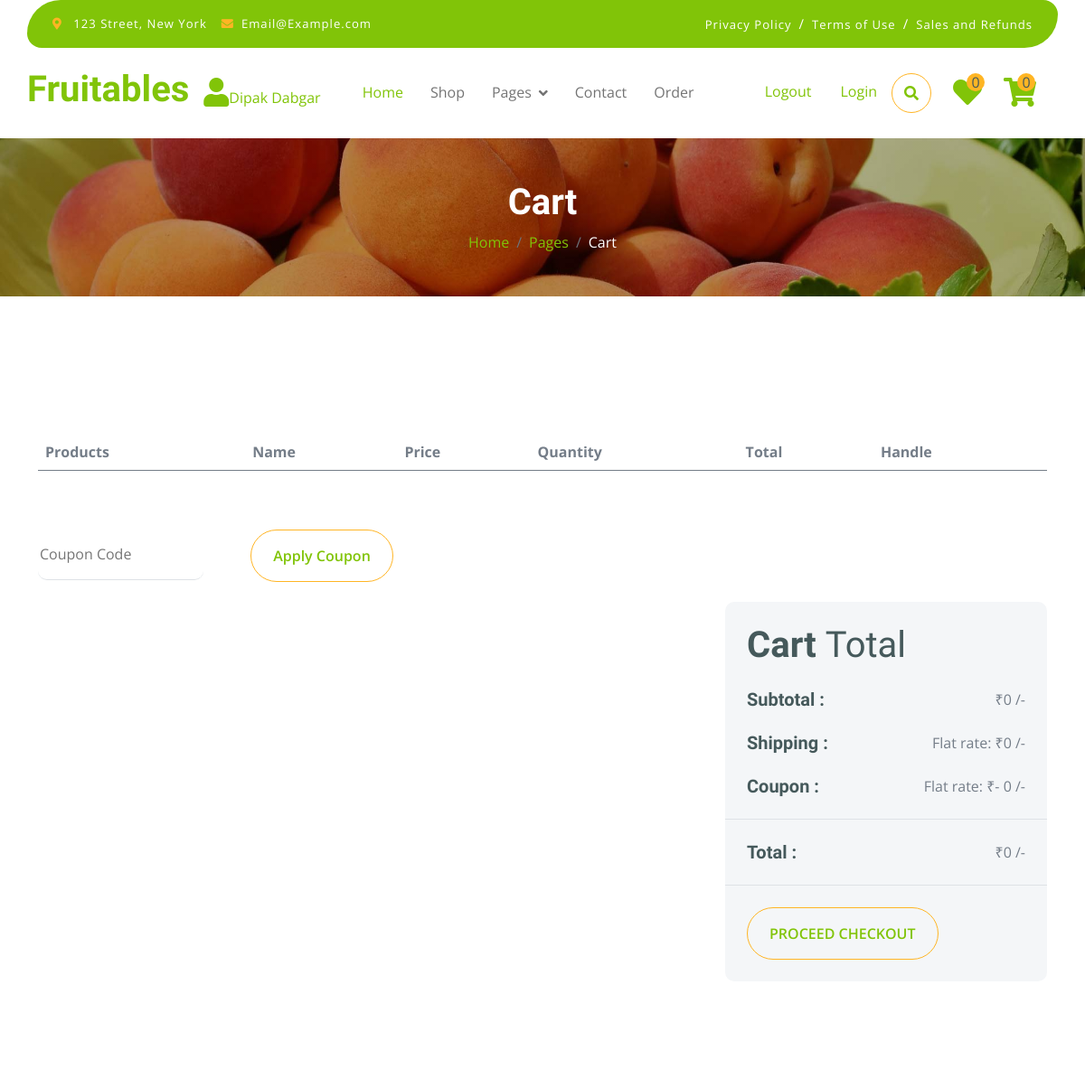
The app's page /cart (signed in, upper part), older data.
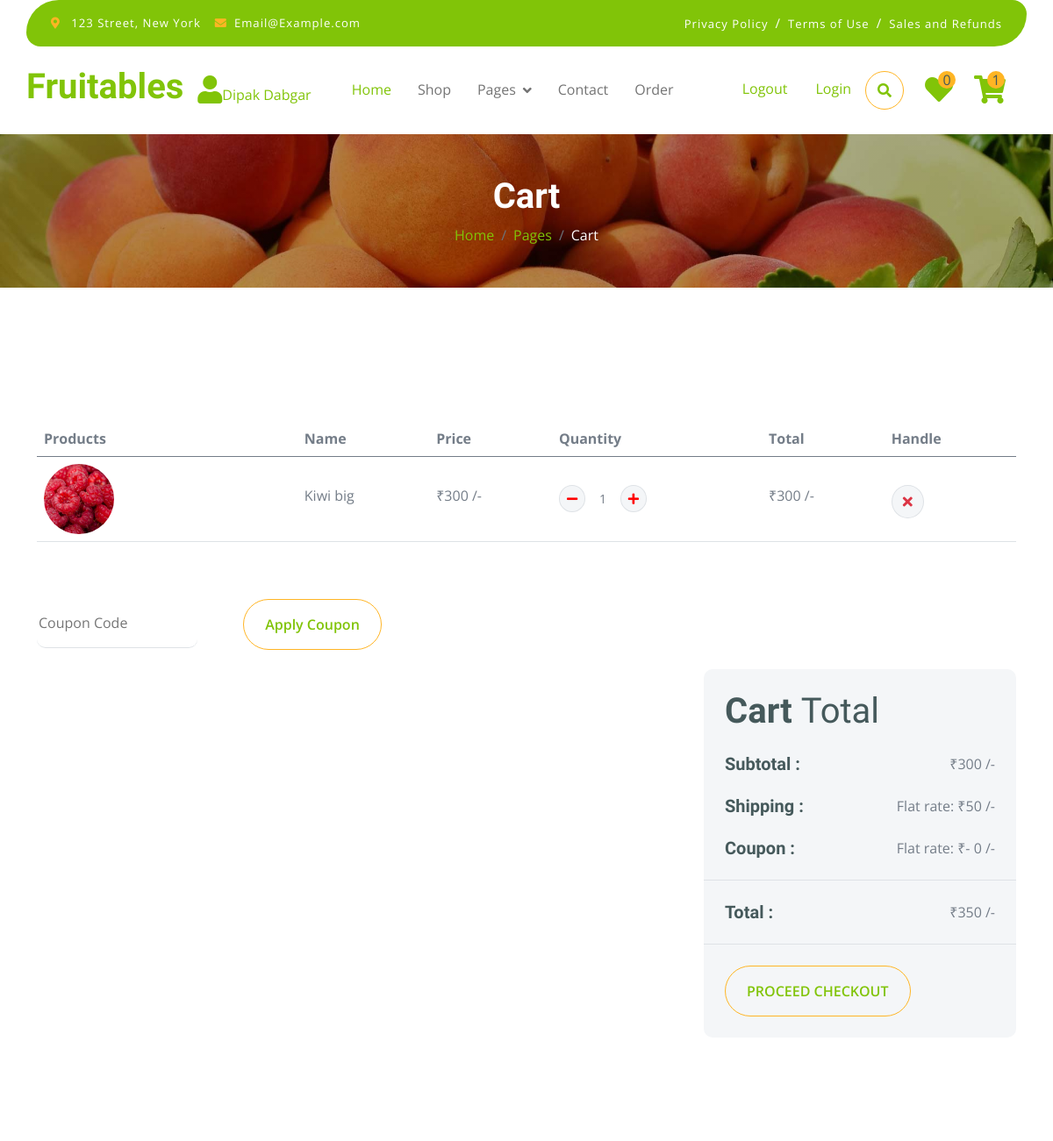
The same page, newer data.
### myapp/models.py (models this page shows, shortened)
class Add_to_cart(models.Model):
    user_id=models.ForeignKey(User,on_delete=models.CASCADE,blank=True,null=True)
    product_id=models.ForeignKey(Product,on_delete=models.CASCADE,blank=True,null=True)
    image=models.ImageField(upload_to="madia",blank=True,null=True)
    name=models.CharField(max_length=50,blank=True,null=True)
    price=models.IntegerField()
    quantity=models.IntegerField(blank=True,null=True)
    total_price=models.IntegerField(blank=True,null=True)

### myapp/views.py (the view)
# urls.py: path('cart', views.cart, name='cart'),
def cart(request):
        if "email" in request.session:
            uid=User.objects.get(email=request.session["email"])
            cart_item=Add_to_cart.objects.filter(user_id=uid)
            wish_count=Add_to_wishlist.objects.filter(user_id=uid).count()
            cart_count=Add_to_cart.objects.filter(user_id=uid).count()
            ucid=User_coupon.objects.filter(user_id=uid,ex=True).order_by("-id").first()
            total_price=0
            for i in cart_item:
                total_price += i.product_id.price * i.quantity
            shipping_charge=50
            if total_price==0:
                shipping_charge=0
            else:
                shipping_charge=50
            if ucid == None:
                discount=0
            else:
                discount=ucid.coupon_id.discount
                total_price-=ucid.coupon_id.discount
                print(ucid.coupon_id.discount)
            if cart_item.count() == 0 and ucid != None:
                ucid.ex=False
                discount=0
                total_price=0
                ucid.save()
            grand_total= total_price + shipping_charge - discount
            con={"wish_count":wish_count,"cart_count":cart_count,"total_price":total_price,"grand_total":grand_total,"shipping_charge":shipping_charge,"cart_item":cart_item,"uid":uid,"discount":discount}
            return render(request,"cart.html",con)
        else:
            return render(request,"login.html")

### myapp/templates/cart.html (shortened to what the changed rows need)
{% extends "index.html" %}
{% load static %}
{% block content %}
        <div class="container-fluid page-header py-5">
            <h1 class="text-center text-white display-6">Cart</h1>
        </div>
         <br>
         <br>
        <div class="container-fluid py-5">
            <div class="container py-5">
                <div class="table-responsive">
                    <table class="table">
                        <thead>
                          <tr>
                            <th scope="col">Products</th>
                            <th scope="col">Name</th>
                            <th scope="col">Price</th>
                            <th scope="col">Quantity</th>
                            <th scope="col">Total</th>
                            <th scope="col">Handle</th>
                          </tr>
                        </thead>
                        <tbody>
                            {% for i in cart_item %}
                            <tr>
                                <th scope="row">
                                    <div class="d-flex align-items-center">
                                        <img src="{{i.image.url }}" class="img-fluid me-5 rounded-circle" style="width: 80px; height: 80px;" alt="">
                                    </div>
                                </th>
                                <td>
                                    <p class="mb-0 mt-4">{{i.name}}</p>
                                </td>
                                <td>
                                    <p class="mb-0 mt-4">₹{{i.price}} /-</p>
                                </td>
                                <td>
                                    <div class="input-group quantity mt-4" style="width: 100px;">
                                        <div class="input-group-btn">
                                            <a href = "{% url 'quantity_minus' i.id %}">
                                            <button class="btn btn-sm btn-minus rounded-circle bg-light border" >
                                            <i class="fa fa-minus" style="color:red;"></i>
                                            </button>
                                            </a>
                                        </div>
                                        <input type="text" class="form-control form-control-sm text-center border-0" value="{{i.quantity}}">
                                        <div class="input-group-btn">
                                            <a href = "{% url 'quantity_plus' i.id %}">
                                            <button class="btn btn-sm btn-plus rounded-circle bg-light border">
                                                <i class="fa fa-plus" style="color:red;"></i>
                                            </button>
                                            </a>
                                        </div>
                                    </div>
                                </td>
                                <td>
                                    <p class="mb-0 mt-4">₹{{i.total_price}} /-</p>
                                </td>
                                <td>
                                    <a href="{% url 'delete_item' i.id %}">
                                    <button class="btn btn-md rounded-circle bg-light border mt-4" >
                                    <i class="fa fa-times text-danger"></i>
                                    </button></a>
                                </td>
                            </tr>
                            {% endfor %}
                        </tbody>
                    </table>
                </div>
                <form action="{% url 'apply_coupon' %}" method="POST">
                <div class="row g-4 justify-content-end">
                    <div class="col-sm-8 col-md-7 col-lg-6 col-xl-4">
                        <div class="bg-light rounded">
                            <div class="p-4">
                                <h1 class="display-6 mb-4">Cart <span class="fw-normal">Total</span></h1>
                                <div class="d-flex justify-content-between mb-4">
                                    <h5 class="mb-0 me-4">Subtotal :</h5>
                                    <p class="mb-0">₹{{total_price}} /-</p>
                                </div>
                                <div class="d-flex justify-content-between">
                                    <div class="">
                                        <p class="mb-0">Flat rate: ₹{{shipping_charge}} /-</p>
                                    </div>
                                </div>
                                <br>
                            </div>
                            <div class="py-4 mb-4 border-top border-bottom d-flex justify-content-between">
                                <h5 class="mb-0 ps-4 me-4">Total :</h5>
                                <p class="mb-0 pe-4">₹{{grand_total}} /-</p>
                            </div>
                        </div>
                    </div>
                </div>
            </div>
        </div>
{% endblock %}

### myapp/templates/index.html (shortened to what the changed rows need)
{% load static %}
<!DOCTYPE html>
<html lang="en">
    <head>
        <link rel="stylesheet" href="https://use.fontawesome.com/releases/v5.15.4/css/all.css"/>
        <link href="https://cdn.jsdelivr.net/npm/bootstrap-icons@1.4.1/font/bootstrap-icons.css" rel="stylesheet">
        <link href="{% static 'lib/lightbox/css/lightbox.min.css' %}" rel="stylesheet">
        <link href="{% static 'lib/owlcarousel/assets/owl.carousel.min.css' %}" rel="stylesheet">
        <link href="{% static 'css/bootstrap.min.css' %}" rel="stylesheet">
        <link href="{% static 'css/style.css' %}" rel="stylesheet">
    </head>
    <body>
        <div class="container-fluid fixed-top">
            <div class="container px-0">
                <nav class="navbar navbar-light bg-white navbar-expand-xl">
                    <a href="{% url 'index' %}" class="navbar-brand"><h1 class="text-primary display-6">Fruitables</h1></a>
                    <div class="collapse navbar-collapse bg-white" id="navbarCollapse">
                        <div class="d-flex m-3 me-0">
                            <a href="{% url 'cart' %}" class="position-relative me-4 my-auto">
                                <i class="fa fa-shopping-cart fa-2x"></i>
                                <span class="position-absolute bg-secondary rounded-circle d-flex align-items-center justify-content-center text-dark px-1" style="top: -5px; left: 15px; height: 20px; min-width: 20px;">{{cart_count}}</span>
                            </a>
                        </div>
                    </div>
                </nav>
            </div>
        </div>
{% block content %}{% endblock %}
    </body>
</html>

Row changes from the older to the newer data that the page shows:
added Add_to_cart: image (picture), name "Kiwi big", price "300", quantity "1", total_price "300"
Text that changed along with them:
{{ cart_count }}: "0" → "1"
{{ total_price }}: "0" → "300"
{{ shipping_charge }}: "0" → "50"
{{ grand_total }}: "0" → "350"
